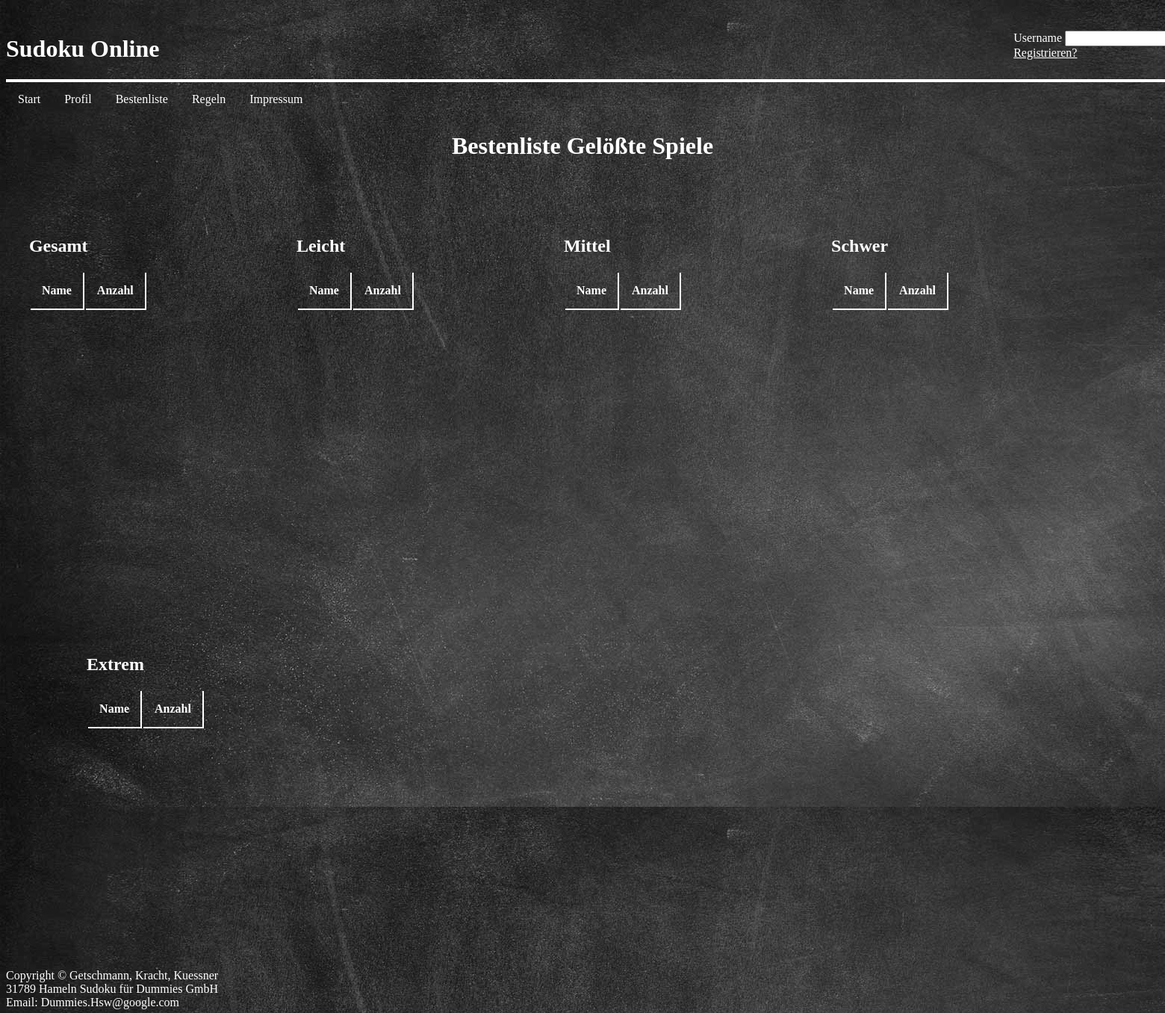
Page /bestgames.php on the earlier database version.
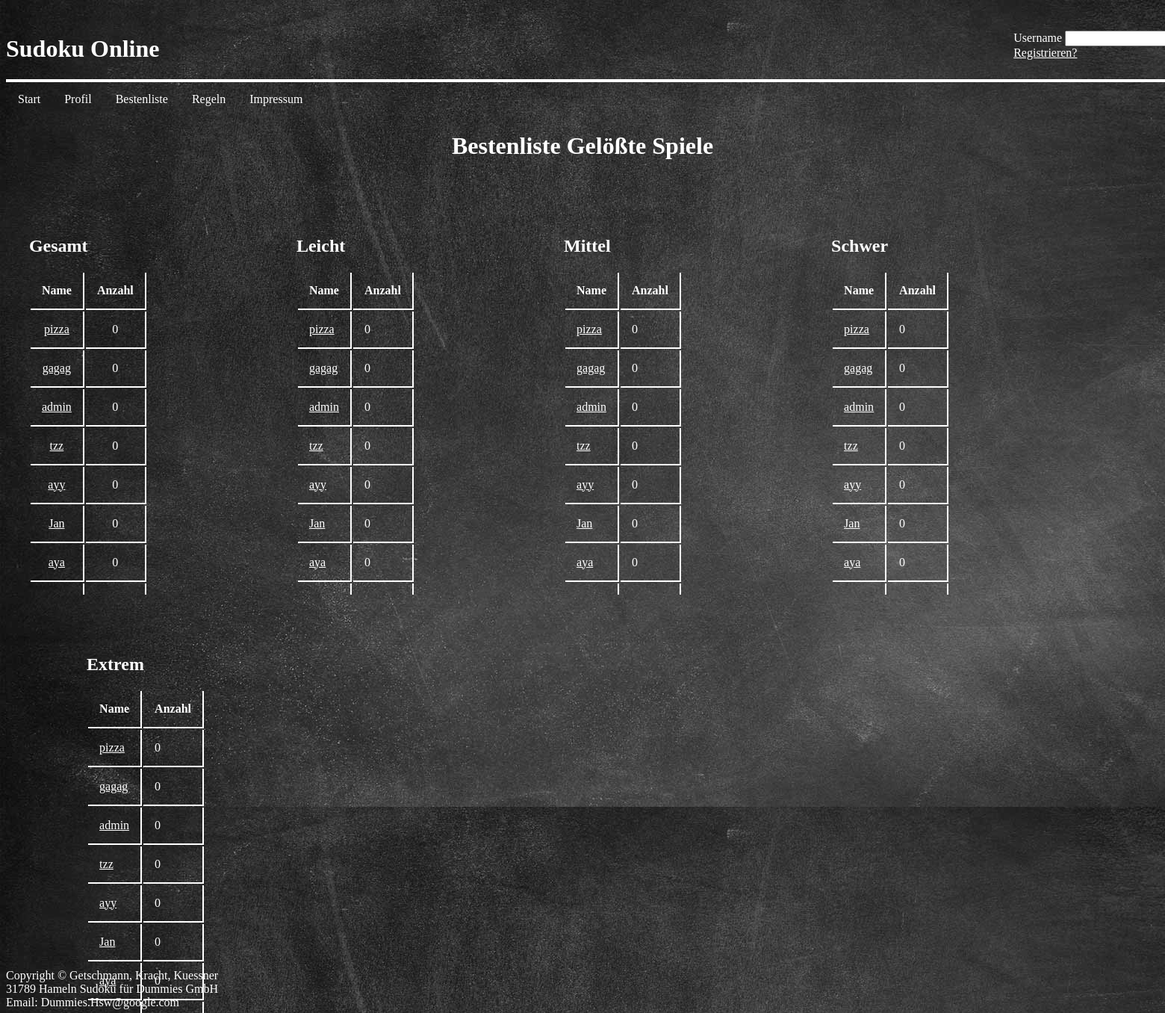
Same page on the later database version.
### tables this page shows
CREATE TABLE `nutzer` (
  `NutzerID` int(10) NOT NULL,
  `Nutzername` varchar(20) NOT NULL,
  `EchterName` varchar(30) DEFAULT NULL,
  `NutzerPW` varchar(100) NOT NULL,
  `Mail` varchar(30) NOT NULL,
  `verifiziert` tinyint(1) NOT NULL DEFAULT '0',
  `Geschlecht` enum('nicht festgelegt','männlich','weiblich') NOT NULL DEFAULT 'nicht festgelegt',
  `RegistriertSeit` timestamp NOT NULL DEFAULT CURRENT_TIMESTAMP,
  `SpielerID` int(10) NOT NULL,
  `Status` tinytext NOT NULL
);

CREATE TABLE `spiele` (
  `SpielerID` int(10) NOT NULL,
  `gewSpiele` int(6) DEFAULT '0',
  `gewSpieleLeicht` int(6) DEFAULT '0',
  `gewSpieleMittel` int(6) DEFAULT '0',
  `gewSpieleSchwer` int(6) DEFAULT '0',
  `gewSpieleExtrem` int(6) DEFAULT '0',
  `zeitLeicht` double DEFAULT '0',
  `zeitMittel` double DEFAULT '0',
  `zeitSchwer` double DEFAULT '0',
  `zeitExtrem` double DEFAULT '0',
  `Elo` int(5) NOT NULL DEFAULT '1000',
  `DuelleGew` int(6) DEFAULT '0',
  `DuelleGes` int(6) DEFAULT '0'
);

### bestgames.php (the view, shortened to what this page needs)
<!DOCTYPE html>
<html>
<head>
<body>
<?PHP
 require_once('include/dbconfig.php');
if(isset($_SESSION['eingeloggt']) && $_SESSION['eingeloggt'])
	{
		include('header/headerLogout.html');
		if($_SESSION['verifiziert']==false)
		{
			include('header/headerVeri.html');
		}
	}
	else
	{
		include('header/headerLogin.php');
	}
  ?>
  <h1 style="color:white; text-align: center"> Bestenliste Gelößte Spiele </h1>
  <div class="scroll" style="float:left; margin-left:2%; margin-top:60px">
    <h2> Gesamt</h2>
    <table style="width:auto; text-align:center">
	<tr>
        <th> Name </th>
        <th> Anzahl </th>
    </tr>
	  <?PHP
			$statement = $pdo->prepare("SELECT nutzer.EchterName, spiele.gewSpieleLeicht FROM nutzer, spiele WHERE nutzer.SpielerID=spiele.SpielerID AND spiele.gewSpieleLeicht<999999 ORDER BY spiele.gewSpieleLeicht desc");
			$result = $statement->execute();
			$liste = $statement->fetchAll();
			foreach($liste as $row)
			{
				echo "<tr>";
				echo '<td><a style="color:white" href="visitprofile.php?u=' . $row["EchterName"] . '">'. $row["EchterName"] . '</a></td>';
				echo '<td>'. $row["gewSpieleLeicht"] . '</td>';
				echo "</tr>";
			}
	  ?>
    </table>
  </div>
  <div class="scroll" style="float:left; margin-left:7%; margin-top:60px">
    <h2> Leicht </h2>
    <table style="width:auto; text-align:left">
	<tr>
        <th> Name </th>
        <th> Anzahl </th>
    </tr>
	  <?PHP
			$statement = $pdo->prepare("SELECT nutzer.EchterName, spiele.gewSpieleLeicht FROM nutzer, spiele WHERE nutzer.SpielerID=spiele.SpielerID AND spiele.gewSpieleLeicht<999999 ORDER BY spiele.gewSpieleLeicht desc");
			$result = $statement->execute();
			$liste = $statement->fetchAll();
			foreach($liste as $row)
			{
				echo "<tr>";
				echo '<td><a style="color:white" href="visitprofile.php?u=' . $row["EchterName"] . '">'. $row["EchterName"] . '</a></td>';
				echo '<td>'. $row["gewSpieleLeicht"] . '</td>';
				echo "</tr>";
			}
	  ?>
    </table>
  </div>
  <div class="scroll" style="float:left; margin-left:7%; margin-top:60px">
    <h2> Mittel </h2>
    <table style="width:auto; text-align:left">
      <tr>
        <th> Name </th>
        <th> Anzahl </th>
    </tr>
	  <?PHP
			$statement = $pdo->prepare("SELECT nutzer.EchterName, spiele.gewSpieleMittel FROM nutzer, spiele WHERE nutzer.SpielerID=spiele.SpielerID AND spiele.gewSpieleMittel<999999 ORDER BY spiele.gewSpieleLeicht desc");
			$result = $statement->execute();
			$liste = $statement->fetchAll();
			foreach($liste as $row)
			{
				echo "<tr>";
				echo '<td><a style="color:white" href="visitprofile.php?u=' . $row["EchterName"] . '">'. $row["EchterName"] . '</a></td>';
				echo '<td>'. $row["gewSpieleMittel"] . '</td>';
				echo "</tr>";
			}
	  ?>
    </table>
  </div>
  <div class="scroll" style="float:left; display:block; margin-left:7%; margin-top:60px">
    <h2> Schwer </h2>
    <table style="width:auto; text-align:left">
     <tr>
        <th> Name </th>
        <th> Anzahl </th>
    </tr>
	  <?PHP
			$statement = $pdo->prepare("SELECT nutzer.EchterName, spiele.gewSpieleSchwer FROM nutzer, spiele WHERE nutzer.SpielerID=spiele.SpielerID AND spiele.gewSpieleSchwer<999999 ORDER BY spiele.gewSpieleLeicht desc");
			$result = $statement->execute();
			$liste = $statement->fetchAll();
			foreach($liste as $row)
			{
				echo "<tr>";
				echo '<td><a style="color:white" href="visitprofile.php?u=' . $row["EchterName"] . '">'. $row["EchterName"] . '</a></td>';
				echo '<td>'. $row["gewSpieleSchwer"] . '</td>';
				echo "</tr>";
			}
	  ?>
    </table>
  </div>
  <div class="scroll" style="float:left ; display:block; margin-left:7%; margin-top:60px">
    <h2> Extrem </h2>
    <table style="width:auto; text-align:left">
      <tr>
        <th> Name </th>
        <th> Anzahl </th>
    </tr>
	  <?PHP
			$statement = $pdo->prepare("SELECT nutzer.EchterName, spiele.gewSpieleExtrem FROM nutzer, spiele WHERE nutzer.SpielerID=spiele.SpielerID AND spiele.gewSpieleExtrem<999999 ORDER BY spiele.gewSpieleLeicht desc");
			$result = $statement->execute();
			$liste = $statement->fetchAll();
			foreach($liste as $row)
			{
				echo "<tr>";
				echo '<td><a style="color:white" href="visitprofile.php?u=' . $row["EchterName"] . '">'. $row["EchterName"] . '</a></td>';
				echo '<td>'. $row["gewSpieleExtrem"] . '</td>';
				echo "</tr>";
			}
	  ?>
    </table>
  </div>
  <footer style="position: absolute; bottom: 5px">
    Copyright &copy; Getschmann, Kracht, Kuessner </br>
    31789 Hameln Sudoku für Dummies GmbH </br>
    Email: Dummies.Hsw@google.com
  </footer>
</body>
</head>
</html>

### header/headerLogin.php (shortened to what this page needs)
<!DOCTYPE html>
<html>
<head>
<body>
<?PHP
	$nn='';
	$txt='';
?>
  <header>
  <label style="float:right;color: red;"><?PHP echo $txt;?></label><br>
    <form action="login.php" method="POST" style="float:right; margin-top:15px;">
      <label for="uname">Username</label>
      <input type="text" id="uname" name=uname value="<?php echo htmlspecialchars($nn); ?>">
      <article style="display: block;">
        <a href="Registrieren.php" style="color: white " > Registrieren? </a>
      </article>
    </form>
    <div style="width: 1910px; border-bottom: 2px solid white;">
      <h1> Sudoku Online </h1>
    </div>
  </header>
</body>
</head>
</html>

### bestgames.php (style rules this page uses)
body { background-image: url("pictures/Tafel.jpg"); }
header { color: white; width: 1910px; border-bottom: 2px solid white; }
footer { color: white; }
input { width: auto; }
td, th { padding: 15px; border-right: 2px solid white; border-bottom: 2px solid white; }
div.scroll { color:white; overflow: scroll; width: 250px; height: 500px; }

### header/headerLogin.php (style rules this page uses)
header { color: white; }
input { width: auto; }

Differences in the rows shown:
added nutzer: EchterName "pizza", SpielerID.gewSpieleLeicht "0", SpielerID.gewSpieleMittel "0", SpielerID.gewSpieleSchwer "0", SpielerID.gewSpieleExtrem "0"
added nutzer: EchterName "gagag", SpielerID.gewSpieleLeicht "0", SpielerID.gewSpieleMittel "0", SpielerID.gewSpieleSchwer "0", SpielerID.gewSpieleExtrem "0"
added nutzer: EchterName "admin", SpielerID.gewSpieleLeicht "0", SpielerID.gewSpieleMittel "0", SpielerID.gewSpieleSchwer "0", SpielerID.gewSpieleExtrem "0"
added nutzer: EchterName "tzz", SpielerID.gewSpieleLeicht "0", SpielerID.gewSpieleMittel "0", SpielerID.gewSpieleSchwer "0", SpielerID.gewSpieleExtrem "0"
added nutzer: EchterName "ayy", SpielerID.gewSpieleLeicht "0", SpielerID.gewSpieleMittel "0", SpielerID.gewSpieleSchwer "0", SpielerID.gewSpieleExtrem "0"
added nutzer: EchterName "Jan", SpielerID.gewSpieleLeicht "0", SpielerID.gewSpieleMittel "0", SpielerID.gewSpieleSchwer "0", SpielerID.gewSpieleExtrem "0"
added nutzer: EchterName "aya", SpielerID.gewSpieleLeicht "0", SpielerID.gewSpieleMittel "0", SpielerID.gewSpieleSchwer "0", SpielerID.gewSpieleExtrem "0"
